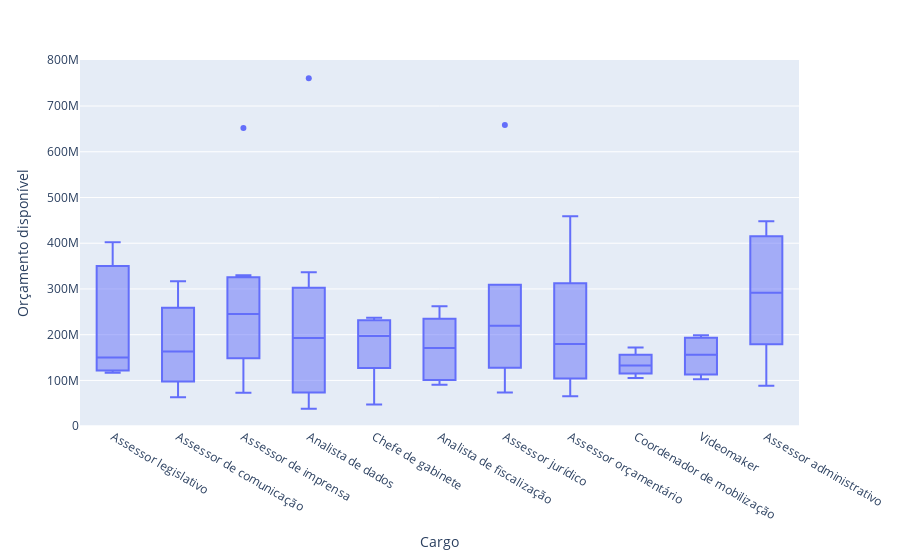

The notebook cell saved with this chart:
### Markdown cell above
### 4.2.1 Distribuição de orçamento por cargo

### Code cell
fig = px.box(df, y="Orçamento disponível ",x='Cargo ')
fig.show()

### Figure 1 — Plotly figure (JSON) as saved in the notebook; plotly's stock layout.template omitted (floating-point values rounded to 4 significant figures)
{"data": [{"alignmentgroup": "True", "hovertemplate": "Cargo =%{x}<br>Orçamento disponível =%{y}<extra></extra>", "legendgroup": "", "marker": {"color": "#636efa"}, "name": "", "notched": false, "offsetgroup": "", "orientation": "v", "showlegend": false, "type": "box", "x": ["Assessor legislativo ", "Assessor de comunicação", "Assessor de imprensa", "Analista de dados", "Chefe de gabinete ", "Analista de fiscalização", "Assessor jurídico", "Assessor jurídico", "Assessor legislativo ", "Assessor de comunicação", "Assessor de imprensa", "Analista de dados", "Chefe de gabinete ", "Analista de fiscalização", "Assessor jurídico", "Assessor orçamentário", "Coordenador de mobilização", "Videomaker", "Assessor orçamentário", "Assessor de comunicação", "Assessor de imprensa", "Analista de dados", "Chefe de gabinete ", "Analista de fiscalização", "Assessor orçamentário", "Assessor orçamentário", "Assessor legislativo ", "Assessor de comunicação", "Assessor de imprensa", "Analista de dados", "Chefe de gabinete ", "Analista de fiscalização", "Assessor administrativo ", "Assessor administrativo ", "Coordenador de mobilização", "Videomaker", "Assessor administrativo ", "Assessor de comunicação", "Assessor de imprensa", "Analista de dados", "Chefe de gabinete ", "Analista de fiscalização", "Assessor jurídico", "Assessor jurídico", "Assessor legislativo ", "Assessor de comunicação", "Assessor de imprensa", "Analista de dados", "Chefe de gabinete ", "Analista de fiscalização", "Assessor jurídico", "Assessor orçamentário", "Coordenador de mobilização", "Videomaker", "Assessor orçamentário", "Assessor de comunicação", "Assessor de imprensa", "Analista de dados", "Chefe de gabinete ", "Analista de fiscalização", "Assessor orçamentário", "Assessor orçamentário", "Assessor legislativo ", "Assessor de comunicação", "Assessor de imprensa", "Analista de dados", "Chefe de gabinete ", "Analista de fiscalização", "Assessor administrativo ", "Assessor administrativo ", "Coordenador de mobilização", "Videomaker", "Assessor administrativo "], "x0": " ", "xaxis": "x", "y": [123070338, 258355354, 198332128, 241407328, 228756232, 245428137, 200807262, 127490802, 333130696, 104383624, 652177271, 760505847, 47375327, 101785482, 73820094, 458991599, 125320003, 124051759, 70083519, 222487711, 73058679, 46978995, 65171860, 262030663, 208543795, 217387997, 402076689, 317011114, 330249062, 336530303, 189412677, 90755643, 350034110, 88246220, 172051787, 198539855, 233914986, 102176165, 291709845, 100289690, 191450875, 223806889, 309404152, 238371987, 150167630, 93417865, 320706665, 38297305, 237282182, 200069408, 658672302, 65173160, 105219735, 187991439, 150350192, 63143812, 166112167, 144512310, 202351611, 141614023, 407197282, 137850096, 116593191, 259746958, 130468626, 268488329, 234903076, 100189501, 414984497, 448130642, 140080850, 102315545, 179020854], "y0": " ", "yaxis": "y"}], "layout": {"boxmode": "group", "legend": {"tracegroupgap": 0}, "margin": {"t": 60}, "xaxis": {"anchor": "y", "domain": [0, 1], "title": {"text": "Cargo "}}, "yaxis": {"anchor": "x", "domain": [0, 1], "title": {"text": "Orçamento disponível "}}}}
